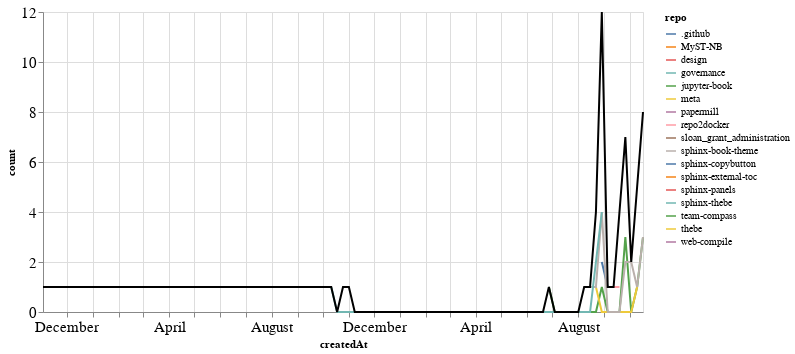

Source (notebook cell):
### Markdown cell above
### PRs

### Code cell
prs_time = prs.groupby('repo').resample('W', on='createdAt').count()['author'].reset_index()
prs_time = prs_time.rename(columns={'author': 'count'})
prs_time_total = prs_time.groupby('createdAt').agg({"count": "sum"}).reset_index()

ch1 = alt.Chart(prs_time, width=600).mark_line().encode(
    x='createdAt',
    y='count',
    color='repo',
    tooltip="repo"
)

ch2 = alt.Chart(prs_time_total, width=600).mark_line(color="black").encode(
    x='createdAt',
    y='count',
)

ch1 + ch2

### Figure 1 — Vega-Lite specification as saved in the notebook (floating-point values rounded to 4 significant figures)
{"config": {"axisLeft": {"labelFontSize": 15}, "axisBottom": {"labelFontSize": 15}}, "layer": [{"data": {"name": "data-4e8fc88e005072eb32f7ca085f971f0b"}, "mark": "line", "encoding": {"color": {"type": "nominal", "field": "repo"}, "tooltip": {"type": "nominal", "field": "repo"}, "x": {"type": "temporal", "field": "createdAt"}, "y": {"type": "quantitative", "field": "count"}}, "width": 600}, {"data": {"name": "data-89fd67212d5660e7cf846c8cf18f8f73"}, "mark": {"type": "line", "color": "black"}, "encoding": {"x": {"type": "temporal", "field": "createdAt"}, "y": {"type": "quantitative", "field": "count"}}, "width": 600}], "$schema": "https://vega.github.io/schema/vega-lite/v4.8.1.json", "datasets": {"data-4e8fc88e005072eb32f7ca085f971f0b": [{"repo": ".github", "createdAt": "2021-08-29T00:00:00", "count": 2}, {"repo": ".github", "createdAt": "2021-09-05T00:00:00", "count": 1}, {"repo": "MyST-NB", "createdAt": "2021-10-10T00:00:00", "count": 1}, {"repo": "design", "createdAt": "2019-11-03T00:00:00", "count": 1}, {"repo": "governance", "createdAt": "2021-09-19T00:00:00", "count": 2}, {"repo": "jupyter-book", "createdAt": "2021-06-27T00:00:00", "count": 1}, {"repo": "jupyter-book", "createdAt": "2021-07-04T00:00:00", "count": 0}, {"repo": "jupyter-book", "createdAt": "2021-07-11T00:00:00", "count": 0}, {"repo": "jupyter-book", "createdAt": "2021-07-18T00:00:00", "count": 0}, {"repo": "jupyter-book", "createdAt": "2021-07-25T00:00:00", "count": 0}, {"repo": "jupyter-book", "createdAt": "2021-08-01T00:00:00", "count": 0}, {"repo": "jupyter-book", "createdAt": "2021-08-08T00:00:00", "count": 0}, {"repo": "jupyter-book", "createdAt": "2021-08-15T00:00:00", "count": 0}, {"repo": "jupyter-book", "createdAt": "2021-08-22T00:00:00", "count": 0}, {"repo": "jupyter-book", "createdAt": "2021-08-29T00:00:00", "count": 1}, {"repo": "jupyter-book", "createdAt": "2021-09-05T00:00:00", "count": 0}, {"repo": "jupyter-book", "createdAt": "2021-09-12T00:00:00", "count": 0}, {"repo": "jupyter-book", "createdAt": "2021-09-19T00:00:00", "count": 0}, {"repo": "jupyter-book", "createdAt": "2021-09-26T00:00:00", "count": 3}, {"repo": "jupyter-book", "createdAt": "2021-10-03T00:00:00", "count": 0}, {"repo": "jupyter-book", "createdAt": "2021-10-10T00:00:00", "count": 1}, {"repo": "jupyter-book", "createdAt": "2021-10-17T00:00:00", "count": 3}, {"repo": "meta", "createdAt": "2021-08-22T00:00:00", "count": 1}, {"repo": "meta", "createdAt": "2021-08-29T00:00:00", "count": 0}, {"repo": "meta", "createdAt": "2021-09-05T00:00:00", "count": 0}, {"repo": "meta", "createdAt": "2021-09-12T00:00:00", "count": 0}, {"repo": "meta", "createdAt": "2021-09-19T00:00:00", "count": 0}, {"repo": "meta", "createdAt": "2021-09-26T00:00:00", "count": 0}, {"repo": "meta", "createdAt": "2021-10-03T00:00:00", "count": 0}, {"repo": "meta", "createdAt": "2021-10-10T00:00:00", "count": 1}, {"repo": "papermill", "createdAt": "2021-08-29T00:00:00", "count": 1}, {"repo": "repo2docker", "createdAt": "2021-09-12T00:00:00", "count": 1}, {"repo": "repo2docker", "createdAt": "2021-09-19T00:00:00", "count": 1}, {"repo": "sloan_grant_administration", "createdAt": "2021-10-10T00:00:00", "count": 1}, {"repo": "sphinx-book-theme", "createdAt": "2021-08-08T00:00:00", "count": 1}, {"repo": "sphinx-book-theme", "createdAt": "2021-08-15T00:00:00", "count": 1}, {"repo": "sphinx-book-theme", "createdAt": "2021-08-22T00:00:00", "count": 1}, {"repo": "sphinx-book-theme", "createdAt": "2021-08-29T00:00:00", "count": 4}, {"repo": "sphinx-book-theme", "createdAt": "2021-09-05T00:00:00", "count": 0}, {"repo": "sphinx-book-theme", "createdAt": "2021-09-12T00:00:00", "count": 0}, {"repo": "sphinx-book-theme", "createdAt": "2021-09-19T00:00:00", "count": 0}, {"repo": "sphinx-book-theme", "createdAt": "2021-09-26T00:00:00", "count": 2}, {"repo": "sphinx-book-theme", "createdAt": "2021-10-03T00:00:00", "count": 2}, {"repo": "sphinx-book-theme", "createdAt": "2021-10-10T00:00:00", "count": 1}, {"repo": "sphinx-book-theme", "createdAt": "2021-10-17T00:00:00", "count": 3}, {"repo": "sphinx-copybutton", "createdAt": "2021-10-17T00:00:00", "count": 2}, {"repo": "sphinx-external-toc", "createdAt": "2021-09-19T00:00:00", "count": 1}, {"repo": "sphinx-panels", "createdAt": "2020-10-25T00:00:00", "count": 1}, {"repo": "sphinx-thebe", "createdAt": "2020-10-11T00:00:00", "count": 1}, {"repo": "sphinx-thebe", "createdAt": "2020-10-18T00:00:00", "count": 0}, {"repo": "sphinx-thebe", "createdAt": "2020-10-25T00:00:00", "count": 0}, {"repo": "sphinx-thebe", "createdAt": "2020-11-01T00:00:00", "count": 0}, {"repo": "sphinx-thebe", "createdAt": "2020-11-08T00:00:00", "count": 0}, {"repo": "sphinx-thebe", "createdAt": "2020-11-15T00:00:00", "count": 0}, {"repo": "sphinx-thebe", "createdAt": "2020-11-22T00:00:00", "count": 0}, {"repo": "sphinx-thebe", "createdAt": "2020-11-29T00:00:00", "count": 0}, {"repo": "sphinx-thebe", "createdAt": "2020-12-06T00:00:00", "count": 0}, {"repo": "sphinx-thebe", "createdAt": "2020-12-13T00:00:00", "count": 0}, {"repo": "sphinx-thebe", "createdAt": "2020-12-20T00:00:00", "count": 0}, {"repo": "sphinx-thebe", "createdAt": "2020-12-27T00:00:00", "count": 0}, {"repo": "sphinx-thebe", "createdAt": "2021-01-03T00:00:00", "count": 0}, {"repo": "sphinx-thebe", "createdAt": "2021-01-10T00:00:00", "count": 0}, {"repo": "sphinx-thebe", "createdAt": "2021-01-17T00:00:00", "count": 0}, {"repo": "sphinx-thebe", "createdAt": "2021-01-24T00:00:00", "count": 0}, {"repo": "sphinx-thebe", "createdAt": "2021-01-31T00:00:00", "count": 0}, {"repo": "sphinx-thebe", "createdAt": "2021-02-07T00:00:00", "count": 0}, {"repo": "sphinx-thebe", "createdAt": "2021-02-14T00:00:00", "count": 0}, {"repo": "sphinx-thebe", "createdAt": "2021-02-21T00:00:00", "count": 0}, {"repo": "sphinx-thebe", "createdAt": "2021-02-28T00:00:00", "count": 0}, {"repo": "sphinx-thebe", "createdAt": "2021-03-07T00:00:00", "count": 0}, {"repo": "sphinx-thebe", "createdAt": "2021-03-14T00:00:00", "count": 0}, {"repo": "sphinx-thebe", "createdAt": "2021-03-21T00:00:00", "count": 0}, {"repo": "sphinx-thebe", "createdAt": "2021-03-28T00:00:00", "count": 0}, {"repo": "sphinx-thebe", "createdAt": "2021-04-04T00:00:00", "count": 0}, {"repo": "sphinx-thebe", "createdAt": "2021-04-11T00:00:00", "count": 0}, {"repo": "sphinx-thebe", "createdAt": "2021-04-18T00:00:00", "count": 0}, {"repo": "sphinx-thebe", "createdAt": "2021-04-25T00:00:00", "count": 0}, {"repo": "sphinx-thebe", "createdAt": "2021-05-02T00:00:00", "count": 0}, {"repo": "sphinx-thebe", "createdAt": "2021-05-09T00:00:00", "count": 0}, {"repo": "sphinx-thebe", "createdAt": "2021-05-16T00:00:00", "count": 0}, {"repo": "sphinx-thebe", "createdAt": "2021-05-23T00:00:00", "count": 0}, {"repo": "sphinx-thebe", "createdAt": "2021-05-30T00:00:00", "count": 0}, {"repo": "sphinx-thebe", "createdAt": "2021-06-06T00:00:00", "count": 0}, {"repo": "sphinx-thebe", "createdAt": "2021-06-13T00:00:00", "count": 0}, {"repo": "sphinx-thebe", "createdAt": "2021-06-20T00:00:00", "count": 0}, {"repo": "sphinx-thebe", "createdAt": "2021-06-27T00:00:00", "count": 0}, {"repo": "sphinx-thebe", "createdAt": "2021-07-04T00:00:00", "count": 0}, {"repo": "sphinx-thebe", "createdAt": "2021-07-11T00:00:00", "count": 0}, {"repo": "sphinx-thebe", "createdAt": "2021-07-18T00:00:00", "count": 0}, {"repo": "sphinx-thebe", "createdAt": "2021-07-25T00:00:00", "count": 0}, {"repo": "sphinx-thebe", "createdAt": "2021-08-01T00:00:00", "count": 0}, {"repo": "sphinx-thebe", "createdAt": "2021-08-08T00:00:00", "count": 0}, {"repo": "sphinx-thebe", "createdAt": "2021-08-15T00:00:00", "count": 0}, {"repo": "sphinx-thebe", "createdAt": "2021-08-22T00:00:00", "count": 2}, {"repo": "sphinx-thebe", "createdAt": "2021-08-29T00:00:00", "count": 4}, {"repo": "team-compass", "createdAt": "2021-09-26T00:00:00", "count": 1}, {"repo": "thebe", "createdAt": "2020-11-01T00:00:00", "count": 1}, {"repo": "web-compile", "createdAt": "2021-09-26T00:00:00", "count": 1}], "data-89fd67212d5660e7cf846c8cf18f8f73": [{"createdAt": "2019-11-03T00:00:00", "count": 1}, {"createdAt": "2020-10-11T00:00:00", "count": 1}, {"createdAt": "2020-10-18T00:00:00", "count": 0}, {"createdAt": "2020-10-25T00:00:00", "count": 1}, {"createdAt": "2020-11-01T00:00:00", "count": 1}, {"createdAt": "2020-11-08T00:00:00", "count": 0}, {"createdAt": "2020-11-15T00:00:00", "count": 0}, {"createdAt": "2020-11-22T00:00:00", "count": 0}, {"createdAt": "2020-11-29T00:00:00", "count": 0}, {"createdAt": "2020-12-06T00:00:00", "count": 0}, {"createdAt": "2020-12-13T00:00:00", "count": 0}, {"createdAt": "2020-12-20T00:00:00", "count": 0}, {"createdAt": "2020-12-27T00:00:00", "count": 0}, {"createdAt": "2021-01-03T00:00:00", "count": 0}, {"createdAt": "2021-01-10T00:00:00", "count": 0}, {"createdAt": "2021-01-17T00:00:00", "count": 0}, {"createdAt": "2021-01-24T00:00:00", "count": 0}, {"createdAt": "2021-01-31T00:00:00", "count": 0}, {"createdAt": "2021-02-07T00:00:00", "count": 0}, {"createdAt": "2021-02-14T00:00:00", "count": 0}, {"createdAt": "2021-02-21T00:00:00", "count": 0}, {"createdAt": "2021-02-28T00:00:00", "count": 0}, {"createdAt": "2021-03-07T00:00:00", "count": 0}, {"createdAt": "2021-03-14T00:00:00", "count": 0}, {"createdAt": "2021-03-21T00:00:00", "count": 0}, {"createdAt": "2021-03-28T00:00:00", "count": 0}, {"createdAt": "2021-04-04T00:00:00", "count": 0}, {"createdAt": "2021-04-11T00:00:00", "count": 0}, {"createdAt": "2021-04-18T00:00:00", "count": 0}, {"createdAt": "2021-04-25T00:00:00", "count": 0}, {"createdAt": "2021-05-02T00:00:00", "count": 0}, {"createdAt": "2021-05-09T00:00:00", "count": 0}, {"createdAt": "2021-05-16T00:00:00", "count": 0}, {"createdAt": "2021-05-23T00:00:00", "count": 0}, {"createdAt": "2021-05-30T00:00:00", "count": 0}, {"createdAt": "2021-06-06T00:00:00", "count": 0}, {"createdAt": "2021-06-13T00:00:00", "count": 0}, {"createdAt": "2021-06-20T00:00:00", "count": 0}, {"createdAt": "2021-06-27T00:00:00", "count": 1}, {"createdAt": "2021-07-04T00:00:00", "count": 0}, {"createdAt": "2021-07-11T00:00:00", "count": 0}, {"createdAt": "2021-07-18T00:00:00", "count": 0}, {"createdAt": "2021-07-25T00:00:00", "count": 0}, {"createdAt": "2021-08-01T00:00:00", "count": 0}, {"createdAt": "2021-08-08T00:00:00", "count": 1}, {"createdAt": "2021-08-15T00:00:00", "count": 1}, {"createdAt": "2021-08-22T00:00:00", "count": 4}, {"createdAt": "2021-08-29T00:00:00", "count": 12}, {"createdAt": "2021-09-05T00:00:00", "count": 1}, {"createdAt": "2021-09-12T00:00:00", "count": 1}, {"createdAt": "2021-09-19T00:00:00", "count": 4}, {"createdAt": "2021-09-26T00:00:00", "count": 7}, {"createdAt": "2021-10-03T00:00:00", "count": 2}, {"createdAt": "2021-10-10T00:00:00", "count": 5}, {"createdAt": "2021-10-17T00:00:00", "count": 8}]}}
